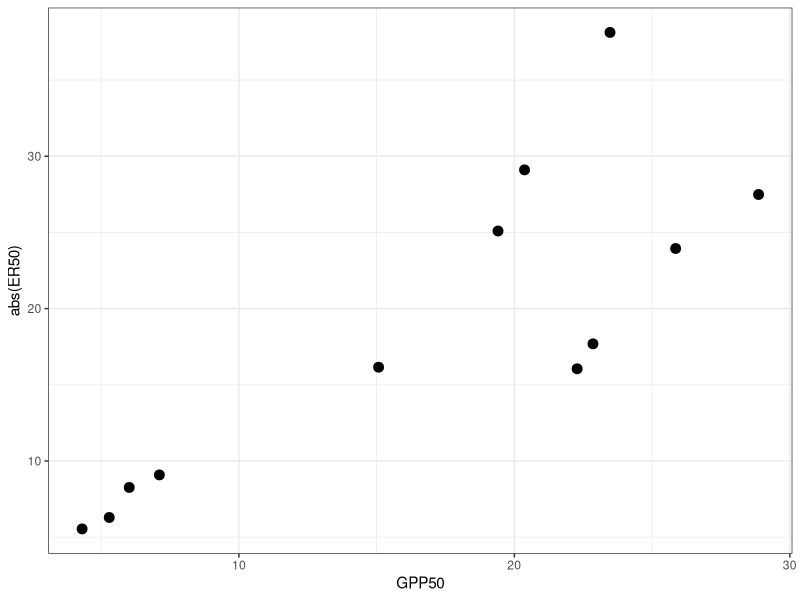

Source code (R):
## Autotrophic respiration
## Only within DL which had enough data

#######################
## Import packages
#######################
lapply(c("plyr","dplyr","ggplot2","cowplot",
         "lubridate","tidyverse","quantreg"), require, character.only=T)

######################
## Import Data
######################
df <- read.csv("WholeCanalMetabolism_DailyValues.csv", header = T)
# only do DL which has the most data
DL <- df[which(df$Canal == "DL"),]

## Check basic requirements:
ggplot(DL, aes(GPP50, abs(ER50)))+
  geom_point(size = 3)+theme_bw()

# 1. CV of GPP must be > 0.5
sd(DL$GPP50)/mean(DL$GPP50) # 0.53
# 2. Correlation between HR and GPP must be < 0.3, otherwise biased - check further down

## Fit quantile regression
qr_fit <- rq(formula = abs(ER50) ~ GPP50,
             data = DL, tau = 0.1) #tau is the inverse of the 90th quantile for neg ER values
summary(qr_fit, se = "boot", R = 500) ## ARf slope = 0.58478

# AR = ARf*GPP
DL$AR <- DL$GPP50*coef(qr_fit)["GPP50"]
# HR = ER - AR
DL$HR = DL$ER50 + DL$AR
# check HR and GPP correlation

cor.test(DL$HR,DL$GPP50) # correlation coefficient > 0.3
